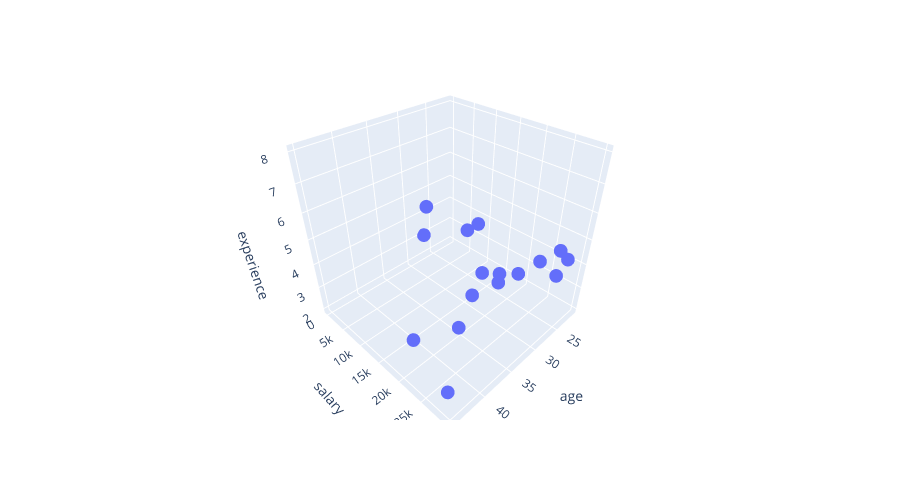

The cell this chart's notebook holds for it:
### Code cell
fig=px.scatter_3d(df,x='age',y='salary',z='experience')
fig.update_layout(width=900, height=500)
fig.show()

### Figure 1 — Plotly figure (JSON) as saved in the notebook; plotly's stock layout.template omitted (floating-point values rounded to 4 significant figures)
{"data": [{"hovertemplate": "age=%{x}<br>salary=%{y}<br>experience=%{z}<extra></extra>", "legendgroup": "", "marker": {"color": "#636efa", "symbol": "circle"}, "mode": "markers", "name": "", "scene": "scene", "showlegend": false, "type": "scatter3d", "x": [23, 34, 22, 24, 25, 27, 45, 35, 24, 43, 43, 35, 32, 21, 25, 43], "y": [10000, 11000, 15000, 25000, 29000, 0, 23000, 24000, 21000, 27000, 29000, 27000, 19000, 28000, 29000, 30000], "z": [4, 6, 2, 4, 5, 3, 4, 5, 3, 2, 5, 5, 3, 4, 4, 8]}], "layout": {"height": 500, "legend": {"tracegroupgap": 0}, "margin": {"t": 60}, "scene": {"domain": {"x": [0, 1], "y": [0, 1]}, "xaxis": {"title": {"text": "age"}}, "yaxis": {"title": {"text": "salary"}}, "zaxis": {"title": {"text": "experience"}}}, "width": 900}}
